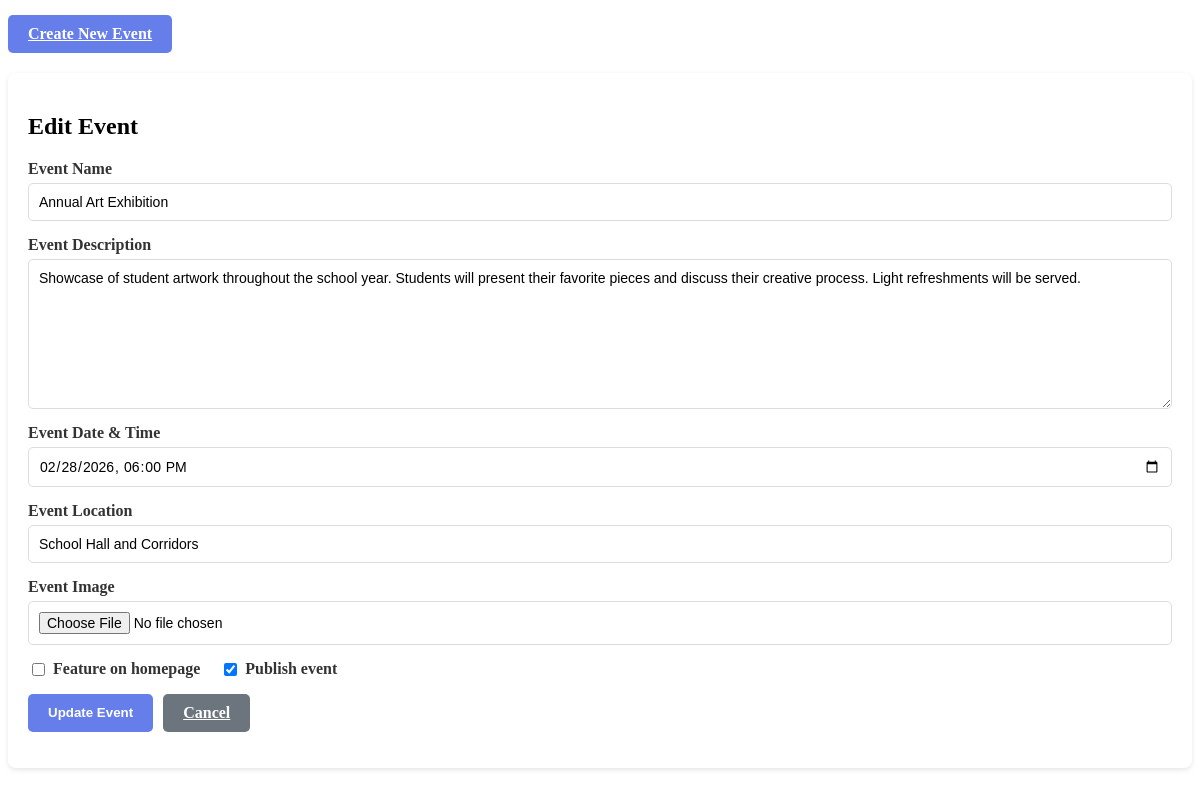
The page /admin/pages/events.php?page=events&action=edit&id=3 on the database its author committed.
### tables this page shows
CREATE TABLE IF NOT EXISTS events (
    id INT PRIMARY KEY AUTO_INCREMENT,
    event_name VARCHAR(255) NOT NULL,
    event_description TEXT,
    event_date DATETIME NOT NULL,
    event_location VARCHAR(255),
    event_image VARCHAR(255),
    featured BOOLEAN DEFAULT FALSE,
    is_published BOOLEAN DEFAULT TRUE,
    created_at TIMESTAMP DEFAULT CURRENT_TIMESTAMP,
    updated_at TIMESTAMP DEFAULT CURRENT_TIMESTAMP ON UPDATE CURRENT_TIMESTAMP
);

### admin/pages/events.php (the view, shortened to what this page needs)
<?php
$action = $_GET['action'] ?? 'list';
$events = [];
$result = $conn->query("SELECT * FROM events ORDER BY event_date ASC");
if ($result) {
    while ($row = $result->fetch_assoc()) {
        $events[] = $row;
    }
}
?>
<div class="button-group" style="margin-bottom: 20px;">
    <a href="?page=events&action=create" class="btn btn-primary">Create New Event</a>
</div>
<?php if ($action === 'create'): ?>
    <div class="form-container">
        <h2>Create New Event</h2>
        <form method="POST" enctype="multipart/form-data">
            <div class="form-group">
                <label for="event_name">Event Name</label>
                <input type="text" id="event_name" name="event_name" required placeholder="e.g., Annual Sports Day">
            </div>
            <div class="form-group">
                <label for="event_description">Event Description</label>
                <textarea id="event_description" name="event_description" required placeholder="Enter event description"></textarea>
            </div>
            <div class="form-group">
                <label for="event_date">Event Date & Time</label>
                <input type="datetime-local" id="event_date" name="event_date" required>
            </div>
            <div class="form-group">
                <label for="event_location">Event Location</label>
                <input type="text" id="event_location" name="event_location" required placeholder="e.g., School Sports Field">
            </div>
            <div class="form-group">
                <label for="event_image">Event Image</label>
                <input type="file" id="event_image" name="event_image" accept="image/*">
                <small style="color: #666;">Optional. Upload an image for the event.</small>
            </div>
            <div class="form-group">
                <div class="checkbox-group">
                    <label>
                        <input type="checkbox" name="featured"> Feature on homepage
                    </label>
                    <label>
                        <input type="checkbox" name="is_published" checked> Publish event
                    </label>
                </div>
            </div>
            <div class="button-group">
                <button type="submit" name="create_event" class="btn btn-primary">Create Event</button>
                <a href="?page=events" class="btn btn-secondary">Cancel</a>
            </div>
        </form>
    </div>
<?php elseif ($action === 'edit' && isset($_GET['id'])): ?>
    <?php
    $id = intval($_GET['id']);
    $event = null;
    foreach ($events as $e) {
        if ($e['id'] == $id) {
            $event = $e;
            break;
        }
    }
    if (!$event) {
        echo '<div class="error">Event not found.</div>';
    } else {
    ?>
        <div class="form-container">
            <h2>Edit Event</h2>
            <form method="POST" enctype="multipart/form-data">
                <div class="form-group">
                    <label for="event_name">Event Name</label>
                    <input type="text" id="event_name" name="event_name" required value="<?php echo htmlspecialchars($event['event_name']); ?>">
                </div>
                <div class="form-group">
                    <label for="event_description">Event Description</label>
                    <textarea id="event_description" name="event_description" required><?php echo htmlspecialchars($event['event_description']); ?></textarea>
                </div>
                <div class="form-group">
                    <label for="event_date">Event Date & Time</label>
                    <input type="datetime-local" id="event_date" name="event_date" required value="<?php echo str_replace(' ', 'T', $event['event_date']); ?>">
                </div>
                <div class="form-group">
                    <label for="event_location">Event Location</label>
                    <input type="text" id="event_location" name="event_location" required value="<?php echo htmlspecialchars($event['event_location']); ?>">
                </div>
                <div class="form-group">
                    <label for="event_image">Event Image</label>
                    <input type="file" id="event_image" name="event_image" accept="image/*">
                </div>
                <div class="form-group">
                    <div class="checkbox-group">
                        <label>
                            <input type="checkbox" name="featured" <?php echo $event['featured'] ? 'checked' : ''; ?>> Feature on homepage
                        </label>
                        <label>
                            <input type="checkbox" name="is_published" <?php echo $event['is_published'] ? 'checked' : ''; ?>> Publish event
                        </label>
                    </div>
                </div>
                <div class="button-group">
                    <button type="submit" name="edit_event" class="btn btn-primary">Update Event</button>
                    <a href="?page=events" class="btn btn-secondary">Cancel</a>
                </div>
            </form>
        </div>
    <?php
    }
    ?>
<?php endif; ?>

### admin/pages/events.php (style rules this page uses)
.form-container { background: white; padding: 20px; border-radius: 8px; box-shadow: 0 2px 5px rgba(0, 0, 0, 0.1); margin-bottom: 20px; }
.form-group { margin-bottom: 15px; }
.form-group label { display: block; margin-bottom: 5px; font-weight: 600; color: #333; }
.form-group input[type="text"], .form-group input[type="datetime-local"], .form-group textarea, .form-group input[type="file"] { width: 100%; padding: 10px; border: 1px solid #ddd; border-radius: 5px; font-family: 'Nunito', sans-serif; font-size: 14px; }
.form-group textarea { min-height: 150px; resize: vertical; }
.checkbox-group { display: flex; gap: 20px; margin-top: 10px; }
.checkbox-group label { display: flex; align-items: center; margin: 0; }
.checkbox-group input[type="checkbox"] { margin-right: 8px; width: auto; }
.button-group { display: flex; gap: 10px; margin-top: 15px; }
.btn { padding: 10px 20px; border: none; border-radius: 5px; cursor: pointer; font-weight: 600; transition: background 0.3s; }
.btn-primary { background: #667eea; color: white; }
.btn-secondary { background: #6c757d; color: white; }

### rows shown on the page
events: event_name "Annual Art Exhibition", event_description "Showcase of student artwork throughout the school year. Students will present their favorite pieces and discuss their creative process. Light refreshments will be served.", event_date "02/28/2026 18:00", event_location "School Hall and Corridors", is_published "☑"
